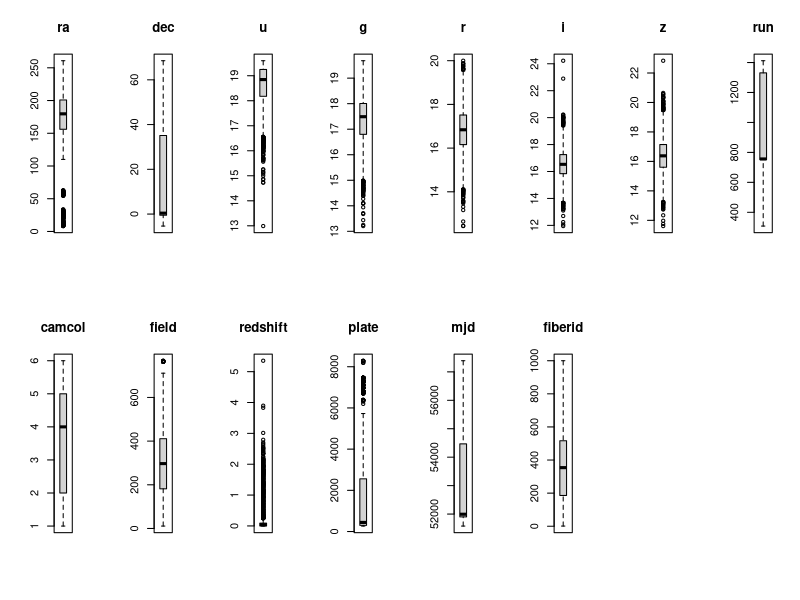

Here is the R script that generated this plot: (Note: this script raises an error after producing the figure.)
library(MASS)
library(leaps)
library(kernlab)
library(caret)
library(corrplot)

data <- read.csv(file="astronomy_train.csv", header = TRUE, sep = ",")
head(data)
nbdata <- nrow(data)

createDataPartition <- function(data, nb) {
  set.seed(129)
  smp_size <- floor(0.80 * nb)
  train_ind <- sample(seq_len(nb), size = smp_size)
  train <- data[train_ind,]
  test <- data[-train_ind,]
  train
  returnList <- list("train" = train, "test" = test)
  return(returnList)
}


accuracy = function(confusion_matrix){
  sum(diag(confusion_matrix)/(sum(rowSums(confusion_matrix)))) * 100
}

#type of data we will use
sapply(data, class)
#type of classes
levels(data$class)
#distrib
percentage <- prop.table(table(data$class)) * 100
cbind(freq=table(data$class), percentage=percentage)
# => lot of galaxy (avg 50% and few QSO 9%)

uselessName <- c("rerun", "objid", "specobjid")
#dropping useless column
data <- data[,!names(data) %in% uselessName]
outputData <- data[,11]
predictorData <- data[,-11]

par(mfrow=c(2,8))
for(i in 1:16) {
  boxplot(predictorData[,i], main=names(predictorData)[i])
}
par(mfrow=c(1,1))
plot(outputData)
featurePlot(x=predictorData, y=outputData, plot="box")

#first pass through different algorithm
#KNN, LDA, QDA, LOGIC REG, RANDOM FOREST, SVM


trainAndTest <- createDataPartition(data, nbdata)
train.data <- trainAndTest$train
test.data <- trainAndTest$test

train.data[]

fit.lda <- lda(class ~ ., trainAndTest$train)

pred.lda <- predict(fit.lda, newdata=as.data.frame(test.data))

conf.lda <- table(test.data$class, pred.lda$class)

err.lda <- 100-accuracy(conf.lda)
err.lda #11%
